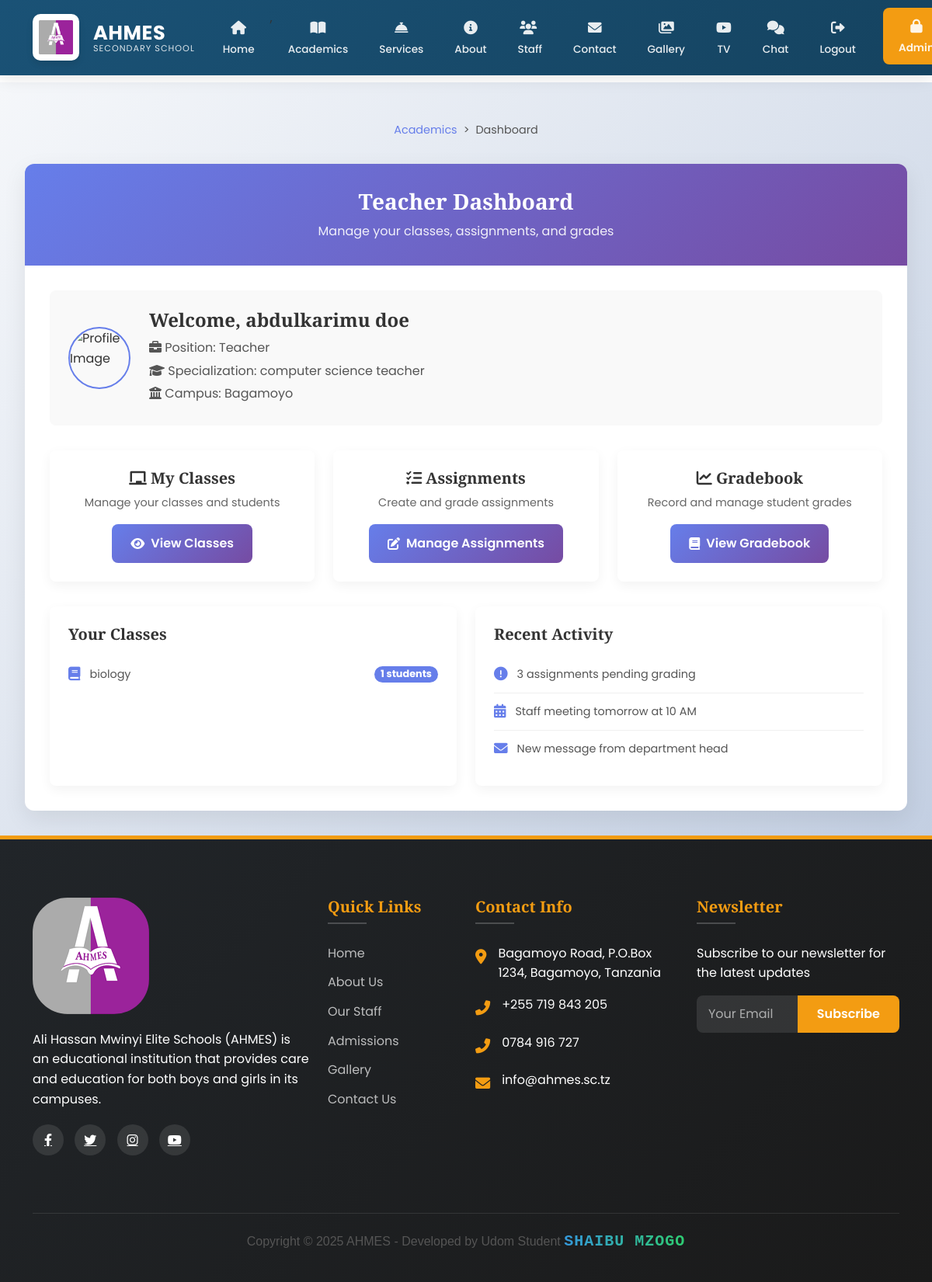
/academics/teacher/dashboard/ (signed in), run on an earlier commit of the app's database.
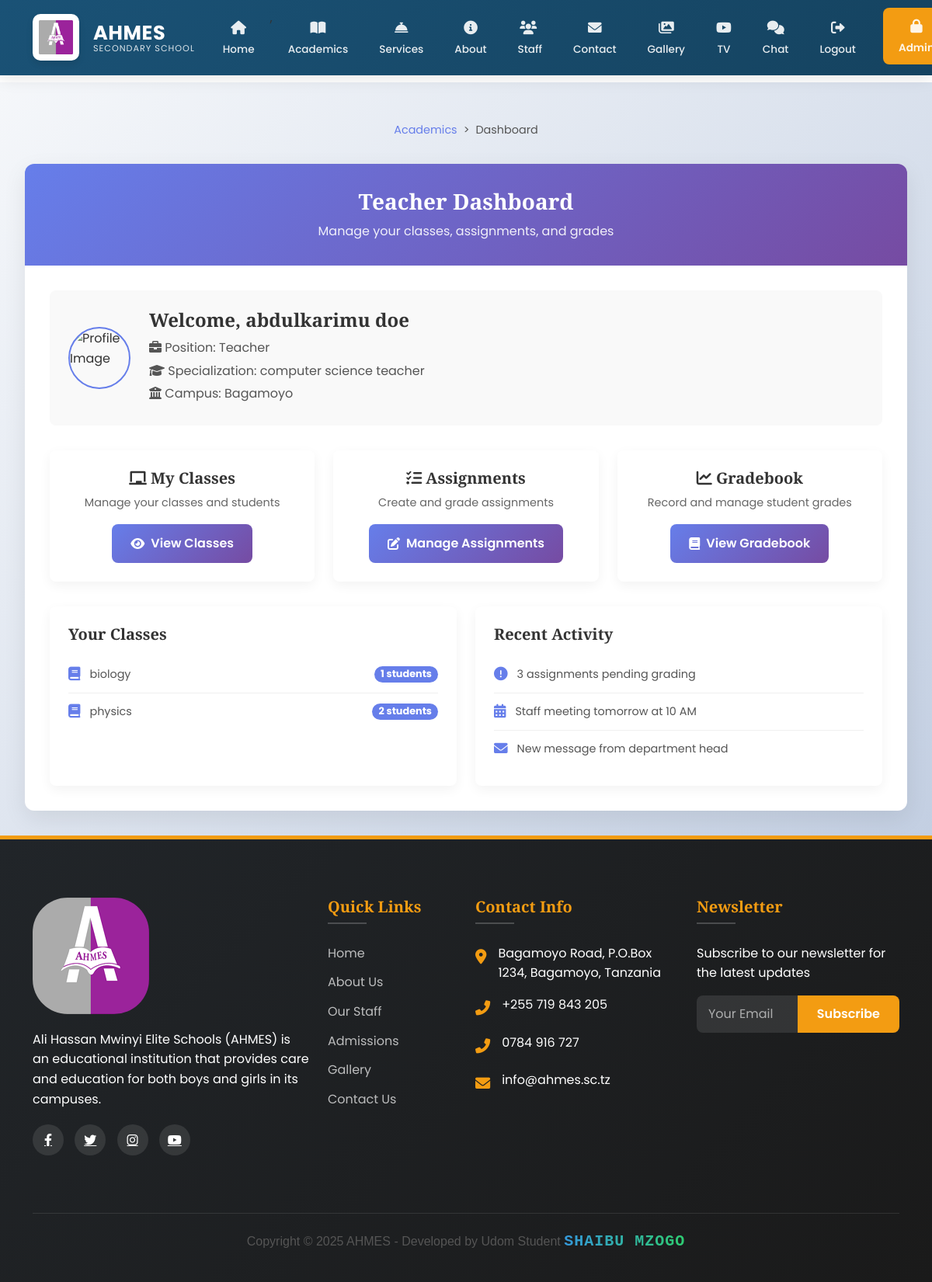
And on a later commit of the database.
### main/models.py (models this page shows, shortened)
class SchoolClass(models.Model):
    name = models.CharField(max_length=100)
    level = models.ForeignKey(Level, on_delete=models.CASCADE)
    teacher = models.ForeignKey(StaffMember, on_delete=models.CASCADE)
    students = models.ManyToManyField(Student)
    academic_year = models.CharField(max_length=20)
    created_at = models.DateTimeField(auto_now_add=True)
    updated_at = models.DateTimeField(auto_now=True)
    @property
    def student_count(self):
        return self.students.count()

### main/views.py (the view)
# urls.py: path('academics/teacher/dashboard/', teacher_dashboard, name='teacher_dashboard'),
@login_required
def teacher_dashboard(request):
    staff_profile = getattr(request.user, 'staff_profile', None)
    if not staff_profile or staff_profile.position != 'Teacher':
        raise PermissionDenied
    classes_taught = SchoolClass.objects.filter(teacher=staff_profile)
    return render(request, 'academics/teacher_dashboard.html', {
        'staff': staff_profile,
        'classes_taught': classes_taught
    })

### main/context_processors.py (called while the page is built)
def admin_counts(request):
    if request.user.is_authenticated and request.user.is_admin:
        return {
            'pending_comments': Comment.objects.filter(is_approved=False).count(),
            'gallery_count': Gallery.objects.count(),
        }
    return {}

def unread_messages_count(request):
    if request.user.is_authenticated:
        count = Message.objects.filter(
            conversation__participants=request.user,
            is_read=False
        ).exclude(
            sender=request.user
        ).count()
        print(f"DEBUG: Unread messages count for {request.user}: {count}")  # Debug output
        return {'unread_messages_count': count}
    return {}

### main/models.py (called while the page is built)
    def __str__(self):
        return self.username

### main/templates/academics/teacher_dashboard.html (shortened to what this page needs)
{% extends 'main/base.html' %}
{% load static %}
{% block content %}
<div class="teacher-dashboard-wrapper">
  <div class="teacher-breadcrumb">
    <ol>
      <li><a href="{% url 'services' %}">Academics</a></li>
      <li class="active">Dashboard</li>
    </ol>
  </div>
  <div class="teacher-dashboard-card">
    <div class="teacher-dashboard-header">
      <h2>Teacher Dashboard</h2>
      <p>Manage your classes, assignments, and grades</p>
    </div>
    <div class="teacher-dashboard-body">
      <div class="teacher-profile">
        <img src="{% if staff.image %}{{ staff.image.url }}{% else %}{% static 'images/default-user.jpg' %}{% endif %}" alt="Profile Image">
        <div class="teacher-profile-info">
          <h2>Welcome, {{ staff.first_name }} {{ staff.last_name }}</h2>
          <p><i class="fas fa-briefcase"></i> Position: {{ staff.position }}</p>
          <p><i class="fas fa-graduation-cap"></i> Specialization: {{ staff.specialization }}</p>
          <p><i class="fas fa-university"></i> Campus: {{ staff.campus.name }}</p>
        </div>
      </div>
      <div class="dashboard-grid">
        <div class="dashboard-item">
          <h3><i class="fas fa-chalkboard"></i> My Classes</h3>
          <p>Manage your classes and students</p>
          <a href="#"><i class="fas fa-eye"></i> View Classes</a>
        </div>
        <div class="dashboard-item">
          <h3><i class="fas fa-tasks"></i> Assignments</h3>
          <p>Create and grade assignments</p>
          <a href="#"><i class="fas fa-edit"></i> Manage Assignments</a>
        </div>
        <div class="dashboard-item">
          <h3><i class="fas fa-chart-line"></i> Gradebook</h3>
          <p>Record and manage student grades</p>
          <a href="#"><i class="fas fa-book"></i> View Gradebook</a>
        </div>
      </div>
      <div class="recent-section">
        <div class="recent-card">
          <h3>Your Classes</h3>
          {% if classes_taught %}
            <ul>
              {% for class in classes_taught %}
                <li>
                  <i class="fas fa-book"></i> {{ class.name }}
                  <span class="badge">{{ class.student_count }} students</span>
                </li>
              {% endfor %}
            </ul>
          {% else %}
            <p>You are not currently assigned to any classes.</p>
          {% endif %}
        </div>
        <div class="recent-card">
          <h3>Recent Activity</h3>
          <ul>
            <li><i class="fas fa-exclamation-circle"></i> 3 assignments pending grading</li>
            <li><i class="fas fa-calendar-alt"></i> Staff meeting tomorrow at 10 AM</li>
            <li><i class="fas fa-envelope"></i> New message from department head</li>
          </ul>
        </div>
      </div>
    </div>
  </div>
</div>
{% endblock %}

What changed in the data, as far as the page shows it:
added SchoolClass: name "physics", student_count "2"
